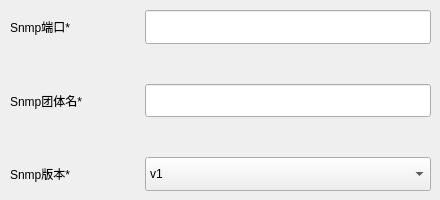
      <widget class="QWidget" name="page_11">
       <widget class="QWidget" name="layoutWidget_6">
        <property name="geometry">
         <rect>
          <x>10</x>
          <y>10</y>
          <width>421</width>
          <height>181</height>
         </rect>
        </property>
        <layout class="QVBoxLayout" name="verticalLayout_10" stretch="1,1,1">
         <property name="spacing">
          <number>40</number>
         </property>
         <item>
          <layout class="QHBoxLayout" name="horizontalLayout_33" stretch="1,3">
           <item>
            <widget class="QLabel" name="label_27">
             <property name="text">
              <string>Snmp端口*</string>
             </property>
            </widget>
           </item>
           <item>
            <widget class="QLineEdit" name="lineEdit_port_11">
             <property name="sizePolicy">
              <sizepolicy hsizetype="Expanding" vsizetype="Expanding">
               <horstretch>0</horstretch>
               <verstretch>0</verstretch>
              </sizepolicy>
             </property>
            </widget>
           </item>
          </layout>
         </item>
         <item>
          <layout class="QHBoxLayout" name="horizontalLayout_37" stretch="1,3">
           <item>
            <widget class="QLabel" name="label_31">
             <property name="text">
              <string>Snmp团体名*</string>
             </property>
            </widget>
           </item>
           <item>
            <widget class="QLineEdit" name="lineEdit_group_11">
             <property name="sizePolicy">
              <sizepolicy hsizetype="Expanding" vsizetype="Expanding">
               <horstretch>0</horstretch>
               <verstretch>0</verstretch>
              </sizepolicy>
             </property>
            </widget>
           </item>
          </layout>
         </item>
         <item>
          <layout class="QHBoxLayout" name="horizontalLayout_39" stretch="1,3">
           <item>
            <widget class="QLabel" name="label_33">
             <property name="text">
              <string>Snmp版本*</string>
             </property>
            </widget>
           </item>
           <item>
            <widget class="QComboBox" name="comboBox_version_11">
             <property name="sizePolicy">
              <sizepolicy hsizetype="Preferred" vsizetype="Expanding">
               <horstretch>0</horstretch>
               <verstretch>0</verstretch>
              </sizepolicy>
             </property>
             <item>
              <property name="text">
               <string>v1</string>
              </property>
             </item>
             <item>
              <property name="text">
               <string>v2</string>
              </property>
             </item>
             <item>
              <property name="text">
               <string>v3</string>
              </property>
             </item>
            </widget>
           </item>
          </layout>
         </item>
        </layout>
       </widget>
      </widget>
